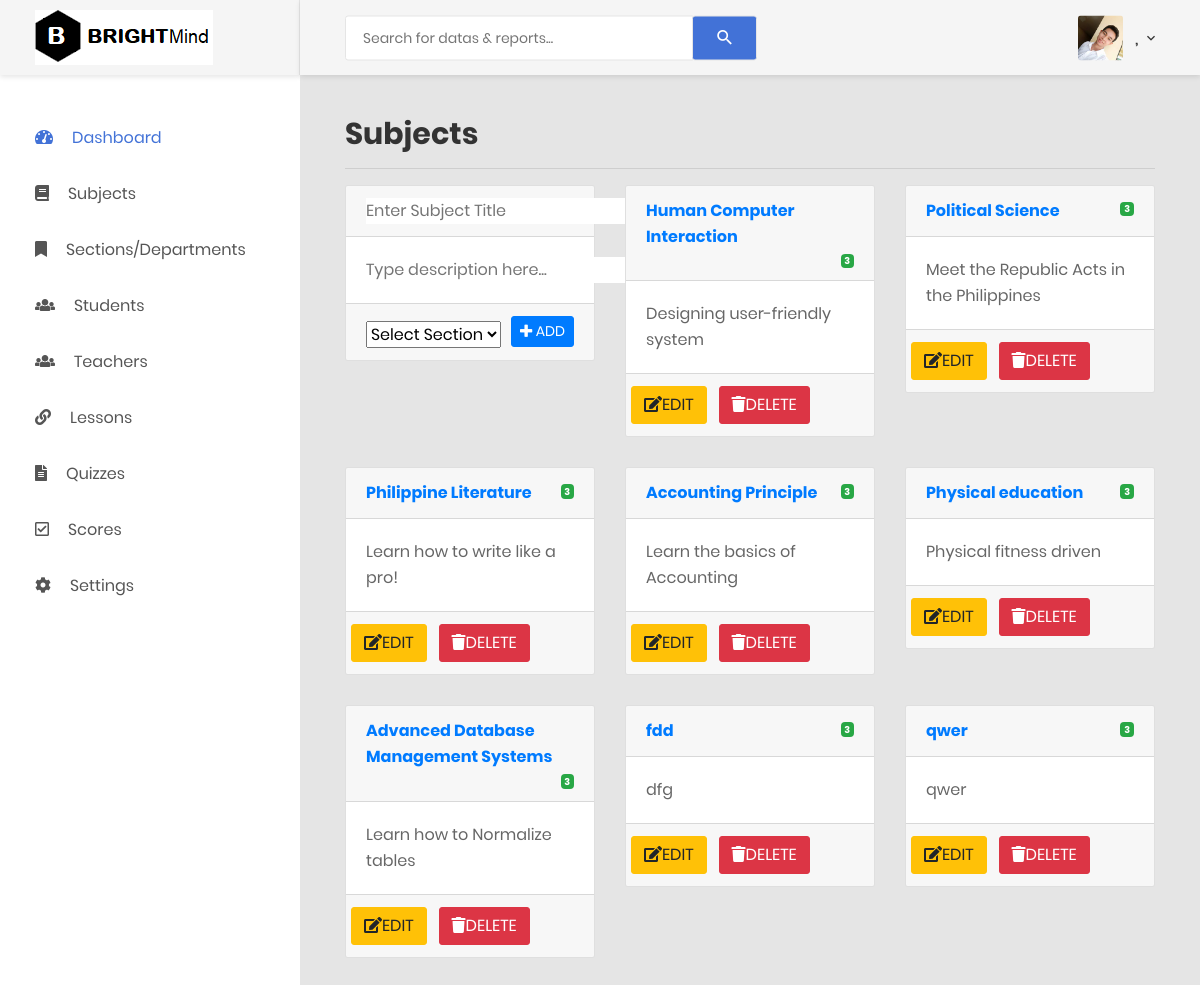
/teachersubjects.php (signed in), run on an earlier commit of the app's database.
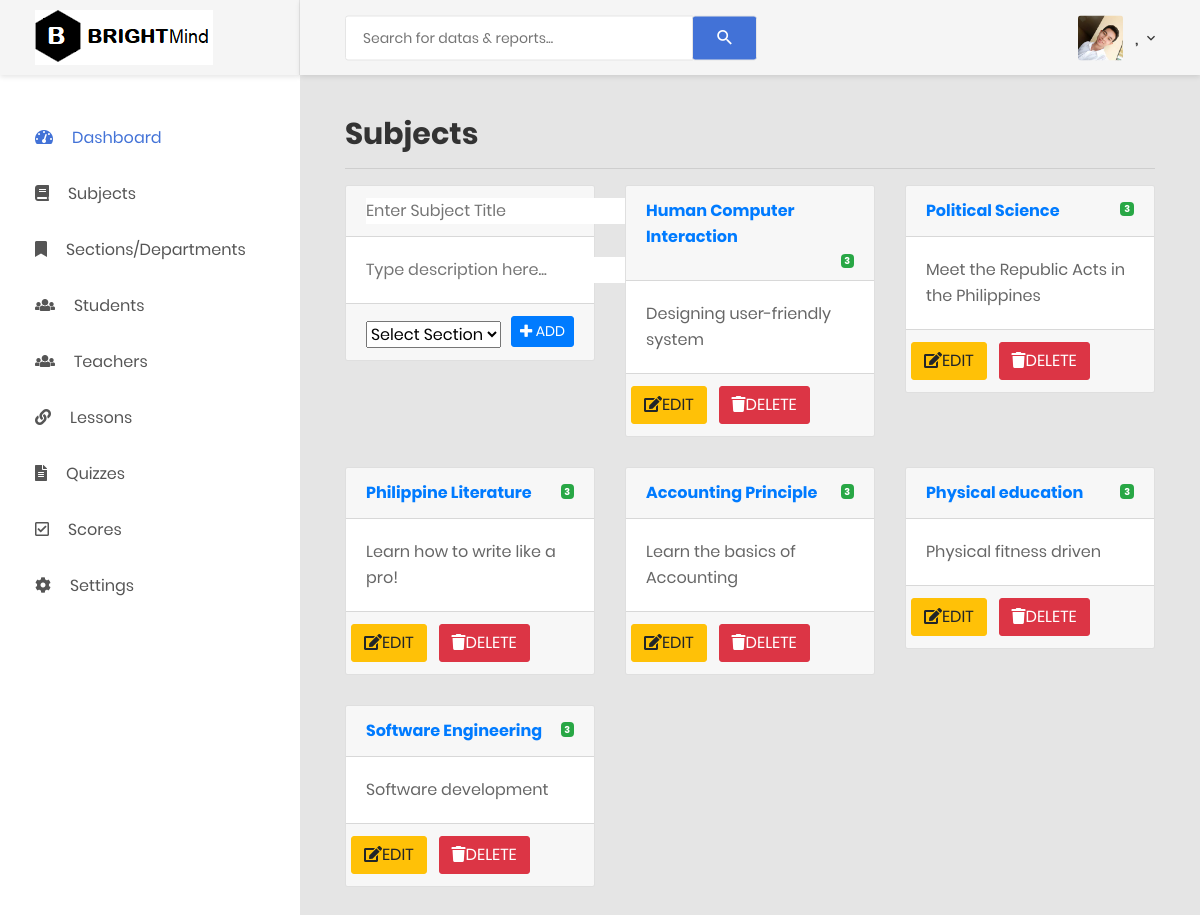
And on a later commit of the database.
### tables this page shows
CREATE TABLE `subjecttbl` (
  `subjectid` int(10) NOT NULL,
  `subjectname` varchar(100) NOT NULL,
  `subjectdesc` varchar(100) NOT NULL
);

### teachersubjects.php (the view, shortened to what this page needs)
<?php
include('adminsession.php');
$sql="SELECT * FROM subjecttbl";
$query=mysqli_query($con, $sql);
?>
<!DOCTYPE html>
<php lang="en">
<head>
    <link href="css/font-face.css" rel="stylesheet" media="all">
    <link href="vendor/font-awesome-4.7/css/font-awesome.min.css" rel="stylesheet" media="all">
    <link href="vendor/font-awesome-5/css/fontawesome-all.min.css" rel="stylesheet" media="all">
    <link href="vendor/mdi-font/css/material-design-iconic-font.min.css" rel="stylesheet" media="all">
    <link href="vendor/bootstrap-4.1/bootstrap.min.css" rel="stylesheet" media="all">
    <link href="vendor/animsition/animsition.min.css" rel="stylesheet" media="all">
    <link href="vendor/bootstrap-progressbar/bootstrap-progressbar-3.3.4.min.css" rel="stylesheet" media="all">
    <link href="vendor/wow/animate.css" rel="stylesheet" media="all">
    <link href="vendor/css-hamburgers/hamburgers.min.css" rel="stylesheet" media="all">
    <link href="vendor/slick/slick.css" rel="stylesheet" media="all">
    <link href="vendor/select2/select2.min.css" rel="stylesheet" media="all">
    <link href="vendor/perfect-scrollbar/perfect-scrollbar.css" rel="stylesheet" media="all">
    <link href="css/theme.css" rel="stylesheet" media="all">
</head>
<body class="animsition">
    <div class="page-wrapper">
       <?php include("teacherheadermobileandsidebar.php"); ?>
        <div class="page-container">
            <?php include("teacherheader.php"); ?>
            <div class="main-content">
                <div class="section__content section__content--p30">
                    <div class="container-fluid">
                            <div>
                                <h2>Subjects</h2><hr/>
                            </div>
                          <div class="row">
                            <div class="col-md-4">
                                <form action="addsub.php" method="POST">
                                    <div class="card">
                                     <div class="card-header">
                                         <strong class="card-title">
                                            <input type="text" name="subjectname" id="subname" placeholder="Enter Subject Title" autofocus="autofocus">
                                        </strong>
                                     </div>
                                    <div class="card-body">
                                        <p class="card-text"> <input type="text" name="subjectdesc" id="subdes"  placeholder="Type description here...">
                                        </p>
                                    </div>
                                    <div class="card-footer">
                                    <select  name="sections" style="margin-top: 5px;">
                                                <option selected="selected" disabled>Select Section</option>
                                            </select>
                                        <button type="submit" class="btn btn-primary btn-sm" style="float:right; display: inline;"  id="addsubj" name="submitnewsubject"><i class="fas fa-plus"></i> ADD</button>
                                    </div>
                                </form>
                               </div>
                            </div>
                            <?php  while ($row=mysqli_fetch_assoc($query)) {  ?>
                            <div class="col-md-4">
                                    <div class="card">
                                     <div class="card-header">
                                         <strong class="card-title"><a href="<?php echo $row['subjectid'] ?>"><?php echo $row['subjectname'] ?></a>
                                            <small>
                                                <span class="badge badge-success float-right mt-1">3</span>
                                           </small>
                                        </strong>
                                     </div>
                                    <div class="card-body">
                                        <p class="card-text"><?php echo $row['subjectdesc'] ?>
                                        </p>
                                    </div>
                                    <div class="card-footer">
                                        <div class="row">
                                            <button class="btn btn-warning" onclick="editsubject(<?php echo $row['subjectid']; ?>)"><i class="fas fa-pencil-square-o"></i>EDIT</button> &nbsp&nbsp&nbsp
                                             <a href="<?php echo "addsub.php?deletesubject=1&id=".$row['subjectid'] ?>"><button class="btn btn-danger"><i class="fas fa-trash"></i>DELETE</button></a>
                                         </div>
                                    </div>
                                </div>
                            </div>
                        <?php } ?>
                        </div>
                    </div>
                </div>
            </div>
        </div>
</body>
</php>

What changed in the data, as far as the page shows it:
removed subjecttbl: subjectname "Advanced Database Management Systems", subjectdesc "Learn how to Normalize tables"
removed subjecttbl: subjectname "fdd", subjectdesc "dfg"
removed subjecttbl: subjectname "qwer", subjectdesc "qwer"
added subjecttbl: subjectname "Software Engineering", subjectdesc "Software development"
